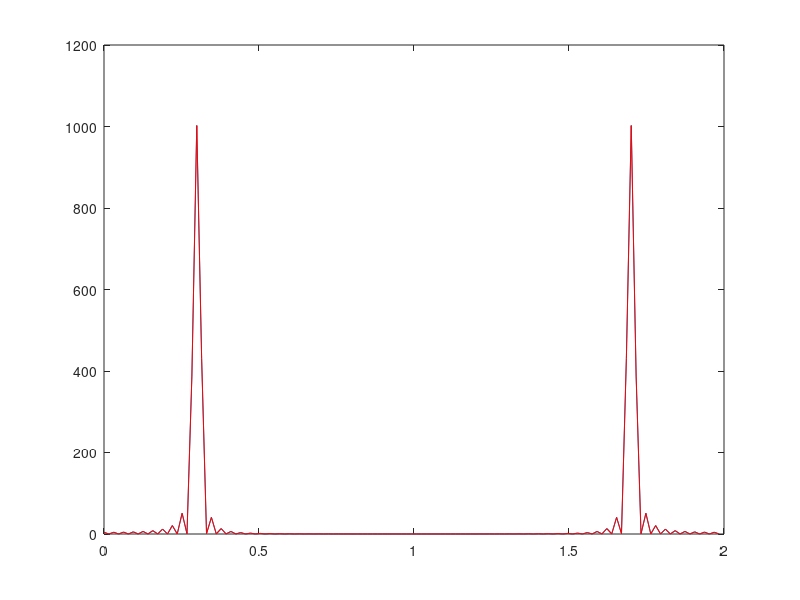

Write the MATLAB code that produced this figure.
%Calclulo de la magnitud de la DFT mediante la autocorrelacion
w=0.3*pi;
L=64;
N=127;
x=[0:L-1];
s=sin(w*x);
S=fft(s,N);
mag=abs(S).^2;
plot(2*[0:N-1]/N,mag)
shg

r=xcorr(s);
R=fft(r,N);
hold on
plot(2*[0:N-1]/N,abs(R),'r')
shg

error=sum(abs(mag-abs(R)).^2);
fprintf('Error cuadratico medio : %d\n',error);